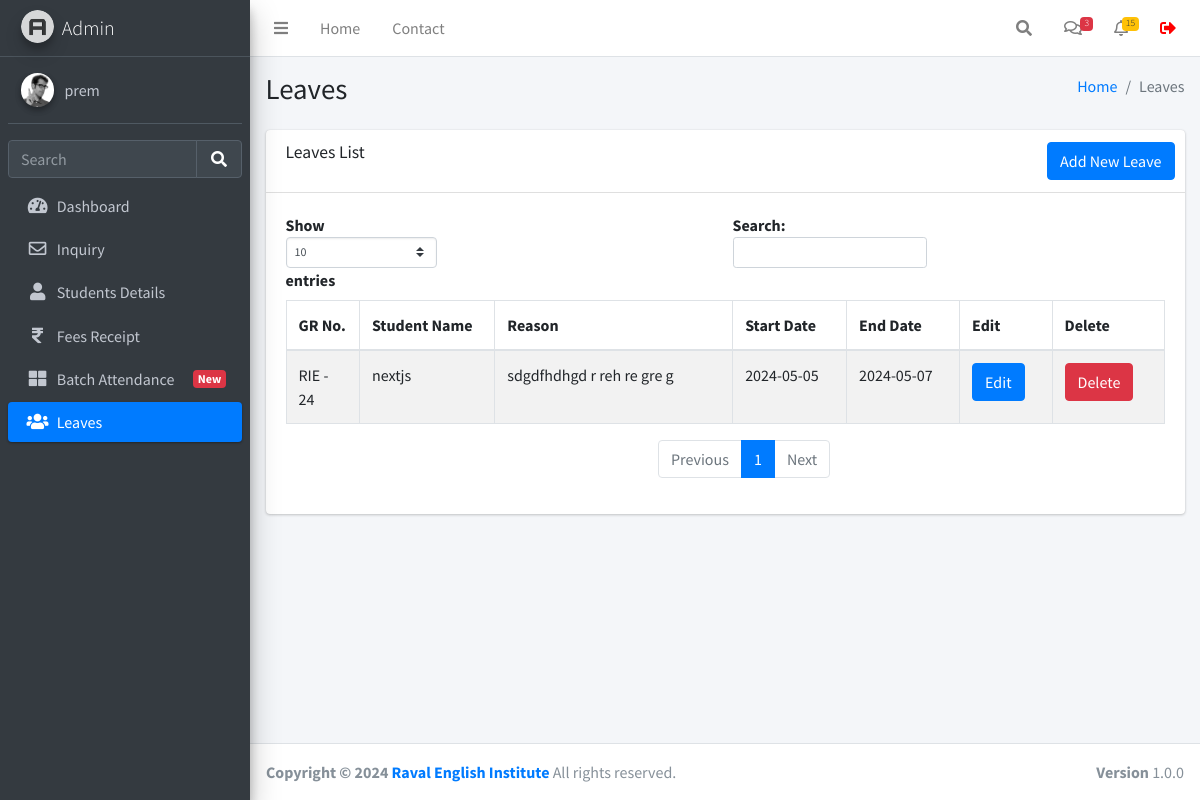
Page /leaves.php (signed in) on the earlier database version.
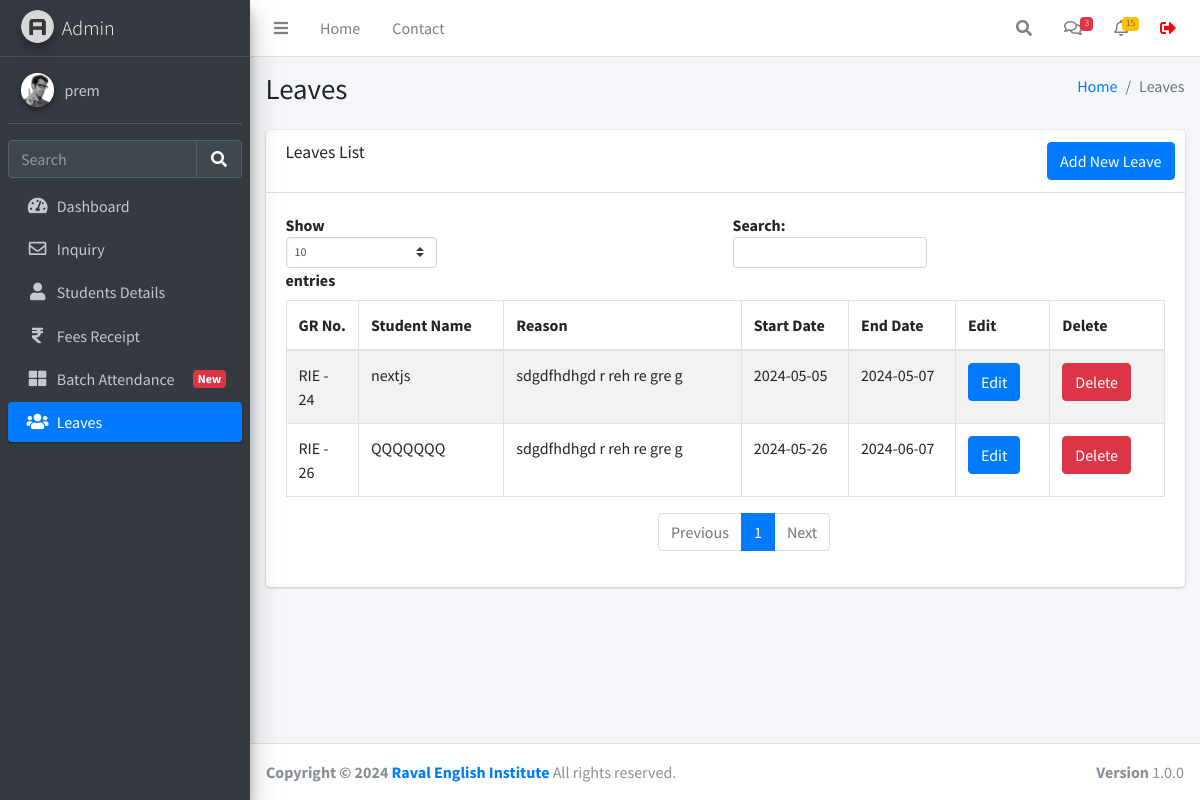
Same page on the later database version.
### tables this page shows
CREATE TABLE `leaves` (
  `id` int(11) NOT NULL,
  `student_id` int(11) NOT NULL,
  `reason` varchar(255) NOT NULL,
  `start_date` date NOT NULL,
  `end_date` date NOT NULL,
  `created_at` datetime NOT NULL DEFAULT current_timestamp()
);

CREATE TABLE `studentinfo` (
  `id` int(11) NOT NULL,
  `name` varchar(255) DEFAULT NULL,
  `batch` int(11) DEFAULT NULL,
  `batch_name` varchar(255) DEFAULT NULL,
  `father_name` varchar(255) DEFAULT NULL,
  `mother_name` varchar(255) DEFAULT NULL,
  `dob` date DEFAULT NULL,
  `gender` varchar(50) DEFAULT NULL,
  `mobile_number` varchar(15) DEFAULT NULL,
  `fee_status` varchar(50) DEFAULT NULL,
  `profession` varchar(100) DEFAULT NULL,
  `address` varchar(255) DEFAULT NULL,
  `admission_time` date DEFAULT NULL,
  `created_at` datetime NOT NULL DEFAULT current_timestamp(),
  `pending_fees` decimal(10,2) DEFAULT 0.00
);

### function.php (called while the page is built, shortened)
<?php
require_once('db.php');
function selectFromTable($tableName, $columns, $whereConditions) {
    global $db;
    try {
        $sql = "SELECT " . implode(', ', $columns) . " FROM $tableName";
        if (!empty($whereConditions)) {
            $sql .= " WHERE " . implode(' AND ', array_map(function ($col) {
                return "$col = :$col";
            }, array_keys($whereConditions)));
        }
        $stmt = $db->prepare($sql);
        foreach ($whereConditions as $col => $value) {
            $stmt->bindValue(":$col", $value);
        }
        $stmt->execute();
        return $stmt->fetchAll(PDO::FETCH_ASSOC);
    } catch (PDOException $e) {
        return false;
    }
}
?>

### leaves.php (the view, shortened to what the changed rows need)
<!DOCTYPE html>
<html lang="en">
<head>
</head>
<body>
<?php include('./header.php');
require_once('function.php');
$leavesData = selectFromTable('leaves', ['id', 'student_id', 'reason', 'start_date', 'end_date', 'created_at'], []);
?>
<div class="content-wrapper">
    <div class="content-header">
      <div class="container-fluid">
        <div class="row mb-2">
          <div class="col-sm-6">
            <h1 class="m-0">Leaves</h1>
          </div>
        </div>
      </div>
    </div>
    <section class="content">
        <div class="container-fluid">
          <div class="row">
            <div class="col-12">
              <div class="card">
                <div class="card-body">
                  <div class="table-responsive">
                    <table id="example1" class="table table-bordered table-striped">
                      <thead>
                        <tr>
                          <th>GR No.</th>
                          <th>Student Name</th>
                          <th>Reason</th>
                          <th>Start Date</th>
                          <th>End Date</th>
                          <th>Edit</th>
                          <th>Delete</th>
                        </tr>
                      </thead>
                      <tbody>
                        <?php foreach ($leavesData as $leave): ?>
                        <tr>
                          <td>RIE - <?php echo htmlspecialchars($leave['student_id']); ?></td>
                          <td><?php
                              $student = selectFromTable('studentinfo', ['name'], ['id' => $leave['student_id']]);
                              echo htmlspecialchars($student[0]['name']);
                          ?></td>
                          <td><?php echo htmlspecialchars($leave['reason']); ?></td>
                          <td><?php echo htmlspecialchars($leave['start_date']); ?></td>
                          <td><?php echo htmlspecialchars($leave['end_date']); ?></td>
                          <td><a href="#" class="btn btn-primary btn-edit" data-id="<?php echo $leave['id']; ?>">Edit</a></td>
                          <td><a href="#" class="btn btn-danger btn-delete" data-id="<?php echo $leave['id']; ?>">Delete</a></td>
                        </tr>
                        <?php endforeach; ?>
                      </tbody>
                    </table>
                  </div>
                </div>
              </div>
            </div>
          </div>
        </div>
    </section>
</div>
<?php include('./footer.php'); ?>
</body>
</html>

### header.php (shortened to what the changed rows need)
<!DOCTYPE html>
<html lang="en">
<head>
  <link rel="stylesheet" href="./plugins/fontawesome-free/css/all.min.css">
  <link rel="stylesheet" href="https://code.ionicframework.com/ionicons/2.0.1/css/ionicons.min.css">
  <link rel="stylesheet" href="./plugins/icheck-bootstrap/icheck-bootstrap.min.css">
  <link rel="stylesheet" href="./asset/css/adminlte.min.css">
</head>
<body class="hold-transition sidebar-mini layout-fixed">
<div class="wrapper">
  <aside class="main-sidebar sidebar-dark-primary elevation-4">
    <a href="./dashboard.php" class="brand-link">
      <img src="./asset/img/AdminLTELogo.png" alt="AdminLTE Logo" class="brand-image img-circle elevation-3" style="opacity: .8">
      <span class="brand-text font-weight-light">Admin</span>
    </a>
  </aside>

Differences in the rows shown:
added leaves: student "26", student.name "QQQQQQQ", reason "sdgdfhdhgd r reh re gre g", start_date "2024-05-26", end_date "2024-06-07"
